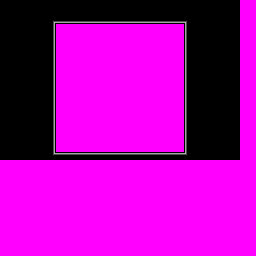

Below is a game level as drawn by its tile map, then a one-line description and the .tmx file that defines it, in full:
An orthogonal 32x32 tile map with 8x8 px tiles, 1 tile layer (Tile Layer 1).

<map version="1.5" tiledversion="1.6.0" orientation="orthogonal" renderorder="right-down" width="32" height="32" tilewidth="8" tileheight="8" infinite="0" nextlayerid="2" nextobjectid="1">
 <tileset firstgid="1" source="text.tsx" />
 <layer id="1" name="Tile Layer 1" width="32" height="32">
  <data encoding="csv">
33,33,33,33,33,33,33,33,33,33,33,33,33,33,33,33,33,33,33,33,33,33,33,33,33,33,33,33,33,33,1,1,
33,33,33,33,33,33,33,33,33,33,33,33,33,33,33,33,33,33,33,33,33,33,33,33,33,33,33,33,33,33,1,1,
33,33,33,33,33,33,185,189,189,189,189,189,189,189,189,189,189,189,189,189,189,189,189,186,33,33,33,33,33,33,1,1,
33,33,33,33,33,33,191,1,1,1,1,1,1,1,1,1,1,1,1,1,1,1,1,192,33,33,33,33,33,33,1,1,
33,33,33,33,33,33,191,1,1,1,1,1,1,1,1,1,1,1,1,1,1,1,1,192,33,33,33,33,33,33,1,1,
33,33,33,33,33,33,191,1,1,1,1,1,1,1,1,1,1,1,1,1,1,1,1,192,33,33,33,33,33,33,1,1,
33,33,33,33,33,33,191,1,1,1,1,1,1,1,1,1,1,1,1,1,1,1,1,192,33,33,33,33,33,33,1,1,
33,33,33,33,33,33,191,1,1,1,1,1,1,1,1,1,1,1,1,1,1,1,1,192,33,33,33,33,33,33,1,1,
33,33,33,33,33,33,191,1,1,1,1,1,1,1,1,1,1,1,1,1,1,1,1,192,33,33,33,33,33,33,1,1,
33,33,33,33,33,33,191,1,1,1,1,1,1,1,1,1,1,1,1,1,1,1,1,192,33,33,33,33,33,33,1,1,
33,33,33,33,33,33,191,1,1,1,1,1,1,1,1,1,1,1,1,1,1,1,1,192,33,33,33,33,33,33,1,1,
33,33,33,33,33,33,191,1,1,1,1,1,1,1,1,1,1,1,1,1,1,1,1,192,33,33,33,33,33,33,1,1,
33,33,33,33,33,33,191,1,1,1,1,1,1,1,1,1,1,1,1,1,1,1,1,192,33,33,33,33,33,33,1,1,
33,33,33,33,33,33,191,1,1,1,1,1,1,1,1,1,1,1,1,1,1,1,1,192,33,33,33,33,33,33,1,1,
33,33,33,33,33,33,191,1,1,1,1,1,1,1,1,1,1,1,1,1,1,1,1,192,33,33,33,33,33,33,1,1,
33,33,33,33,33,33,191,1,1,1,1,1,1,1,1,1,1,1,1,1,1,1,1,192,33,33,33,33,33,33,1,1,
33,33,33,33,33,33,191,1,1,1,1,1,1,1,1,1,1,1,1,1,1,1,1,192,33,33,33,33,33,33,1,1,
33,33,33,33,33,33,191,1,1,1,1,1,1,1,1,1,1,1,1,1,1,1,1,192,33,33,33,33,33,33,1,1,
33,33,33,33,33,33,191,1,1,1,1,1,1,1,1,1,1,1,1,1,1,1,1,192,33,33,33,33,33,33,1,1,
33,33,33,33,33,33,187,190,190,190,190,190,190,190,190,190,190,190,190,190,190,190,190,188,33,33,33,33,33,33,1,1,
1,1,1,1,1,1,1,1,1,1,1,1,1,1,1,1,1,1,1,1,1,1,1,1,1,1,1,1,1,1,1,1,
1,1,1,1,1,1,1,1,1,1,1,1,1,1,1,1,1,1,1,1,1,1,1,1,1,1,1,1,1,1,1,1,
1,1,1,1,1,1,1,1,1,1,1,1,1,1,1,1,1,1,1,1,1,1,1,1,1,1,1,1,1,1,1,1,
1,1,1,1,1,1,1,1,1,1,1,1,1,1,1,1,1,1,1,1,1,1,1,1,1,1,1,1,1,1,1,1,
1,1,1,1,1,1,1,1,1,1,1,1,1,1,1,1,1,1,1,1,1,1,1,1,1,1,1,1,1,1,1,1,
1,1,1,1,1,1,1,1,1,1,1,1,1,1,1,1,1,1,1,1,1,1,1,1,1,1,1,1,1,1,1,1,
1,1,1,1,1,1,1,1,1,1,1,1,1,1,1,1,1,1,1,1,1,1,1,1,1,1,1,1,1,1,1,1,
1,1,1,1,1,1,1,1,1,1,1,1,1,1,1,1,1,1,1,1,1,1,1,1,1,1,1,1,1,1,1,1,
1,1,1,1,1,1,1,1,1,1,1,1,1,1,1,1,1,1,1,1,1,1,1,1,1,1,1,1,1,1,1,1,
1,1,1,1,1,1,1,1,1,1,1,1,1,1,1,1,1,1,1,1,1,1,1,1,1,1,1,1,1,1,1,1,
1,1,1,1,1,1,1,1,1,1,1,1,1,1,1,1,1,1,1,1,1,1,1,1,1,1,1,1,1,1,1,1,
1,1,1,1,1,1,1,1,1,1,1,1,1,1,1,1,1,1,1,1,1,1,1,1,1,1,1,1,1,1,1,1
</data>
 </layer>
</map>
